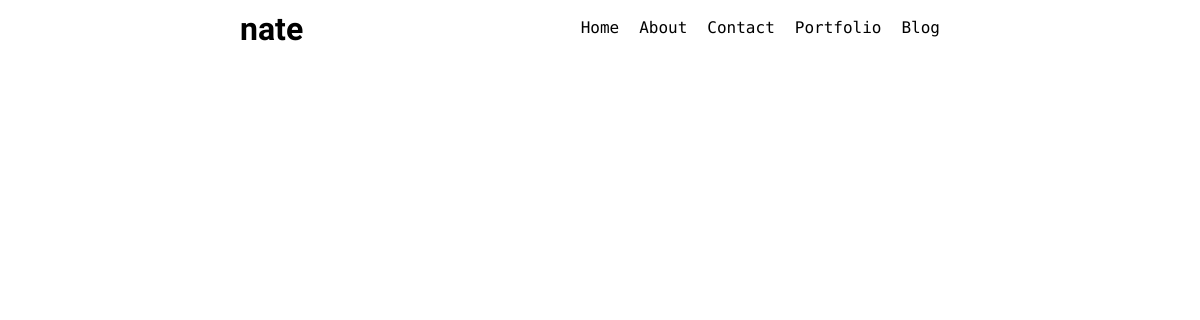
Page /blog on the earlier database version.
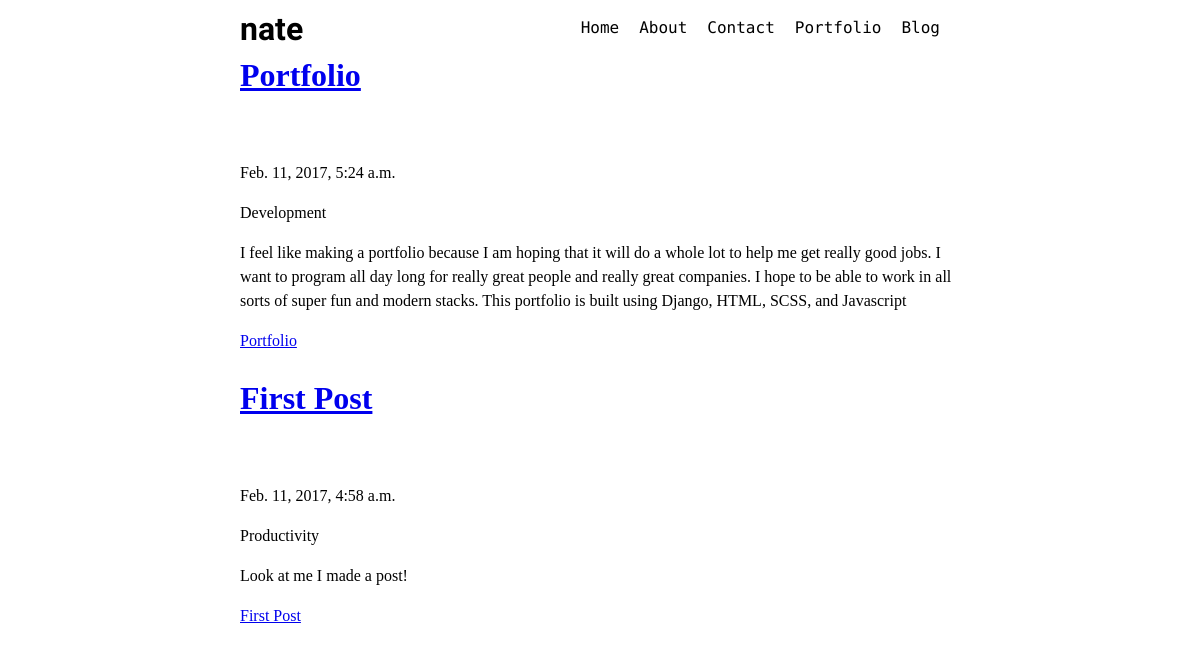
Same page on the later database version.
### home/models.py (models this page shows, shortened)
class Post(models.Model):
	title = models.CharField(max_length=50, unique=True)
	author = models.CharField(max_length=50)
	content = models.TextField()
	published = models.DateTimeField()
	slug = models.SlugField(max_length=100, unique=True, blank=True)
	category = models.ForeignKey('home.Category')

class Category(models.Model):
	title = models.CharField(max_length=100, unique=True)
	slug = models.SlugField(max_length=100, unique=True, blank=True)
	def __str__(self):
		return self.title

### home/views.py (the view)
# urls.py: url(r'^blog$', BlogListView.as_view()),
class BlogListView(ListView):
	template_name = "home/blog.html"
	model = Post
	def get_context_data(self, **kwargs):
		context = dict()
		all_posts = Post.objects.all()
		context['post_list'] = all_posts.order_by('-published')
		return context

### home/templates/home/blog.html (shortened to what this page needs)
{% extends 'home/base.html' %}
{% block content %}
<div class="container">
{% for post in post_list %}
<a href="/blog/{{ post.slug }}"><h1> {{ post.title }} </h1></a>
<p> {{ post.published }} </p>
<p> {{ post.category }} </p>
<p> {{ post.content }}</p>
<a href="/blog/{{ post.slug }}">{{ post.title }}</a>
{% endfor %}
</div>
{% endblock %}

Differences in the rows shown:
added Post: title "Portfolio", published "Feb. 11, 2017, 5:24 a.m.", category "Development", content "I feel like making a portfolio because I am hoping that it will do a whole lot to help me get really good jobs. I want to program all day long for really great people and really great companies. I hope to be able to work in all sorts of super fun and modern stacks. This portfolio is built using Django, HTML, SCSS, and Javascript"
added Post: title "First Post", published "Feb. 11, 2017, 4:58 a.m.", category "Productivity", content "Look at me I made a post!"
